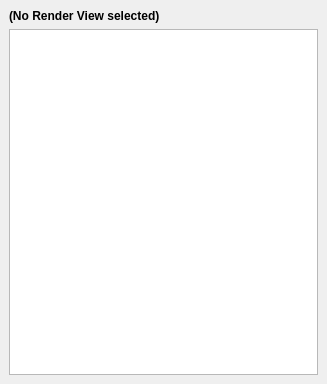
<?xml version="1.0" encoding="UTF-8"?>
<ui version="4.0">
 <class>RendererConfigWidget</class>
 <widget class="QDockWidget" name="RendererConfigWidget">
  <property name="geometry">
   <rect>
    <x>0</x>
    <y>0</y>
    <width>327</width>
    <height>384</height>
   </rect>
  </property>
  <property name="windowTitle">
   <string>Render View</string>
  </property>
  <widget class="QWidget" name="content">
   <layout class="QVBoxLayout" name="mainLayout">
    <item>
     <widget class="QLabel" name="relatedRenderView">
      <property name="text">
       <string>&lt;b&gt;(No Render View selected)&lt;/b&gt;</string>
      </property>
     </widget>
    </item>
    <item>
     <widget class="propertyguizeug::PropertyBrowser" name="propertyBrowser"/>
    </item>
   </layout>
  </widget>
 </widget>
 <customwidgets>
  <customwidget>
   <class>propertyguizeug::PropertyBrowser</class>
   <extends>QTreeView</extends>
   <header>propertyguizeug/PropertyBrowser.h</header>
  </customwidget>
 </customwidgets>
 <resources/>
 <connections/>
</ui>
